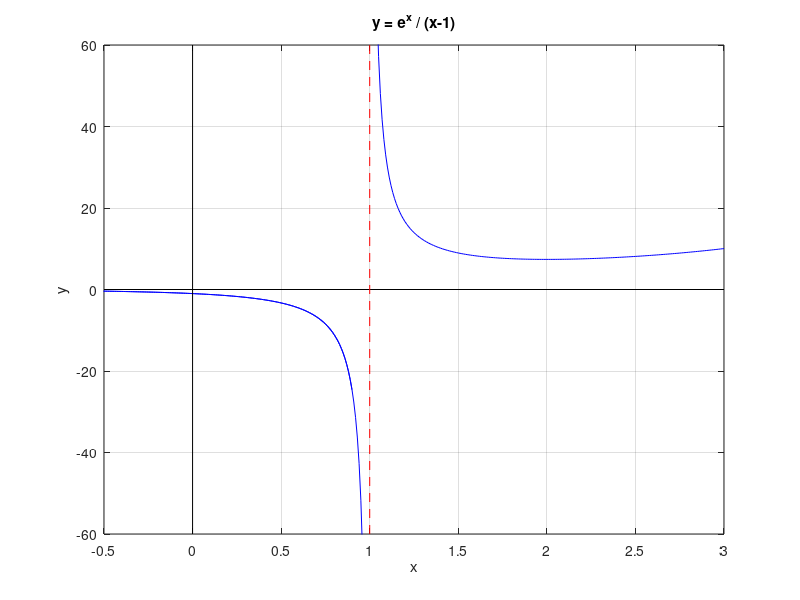

This chart was generated by the following MATLAB code:
close all;

%%%%%%%%%%%%%%%%%%%%%%%%%
x=-0.5:0.01:0.9;
y= exp(x)./(x-1);
plot(x,y,'b')
hold on
grid on

x=-1.1:0.01:3;
y= exp(x)./(x-1);
plot(x,y,'b')
axis tight

% The x axis
x=linspace(-0.5,3,2);
y=0*x;
plot(x,y,'k')

% The y axis
y= linspace(-60,60,2);
x=0*y;
plot(x,y,'k')

% The vertical asymptote
y= linspace(-60,60,2);
x=0*y + 1;
plot(x,y,'--r')

% labels and title
xlabel('x')
ylabel('y')
title('y = e^x / (x-1)')

axis([-0.5 , 3 , -60, 60])
